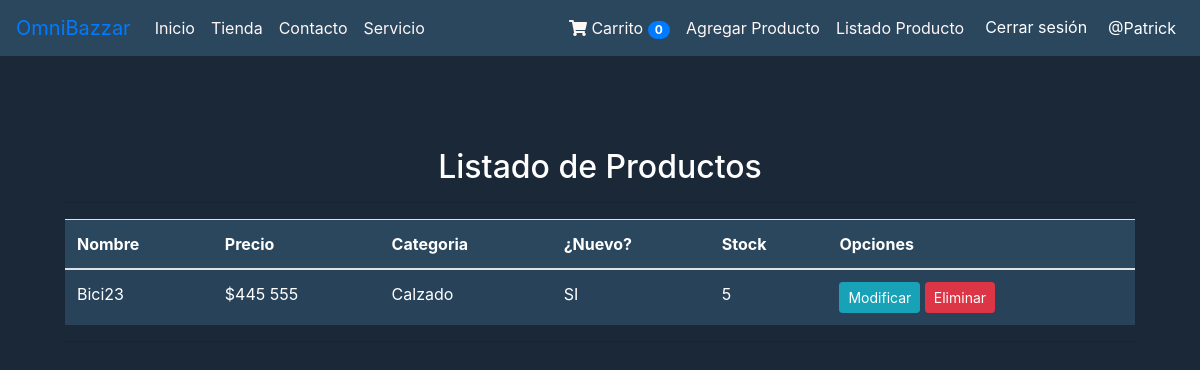
/listar-productos/ (signed in), run on an earlier commit of the app's database.
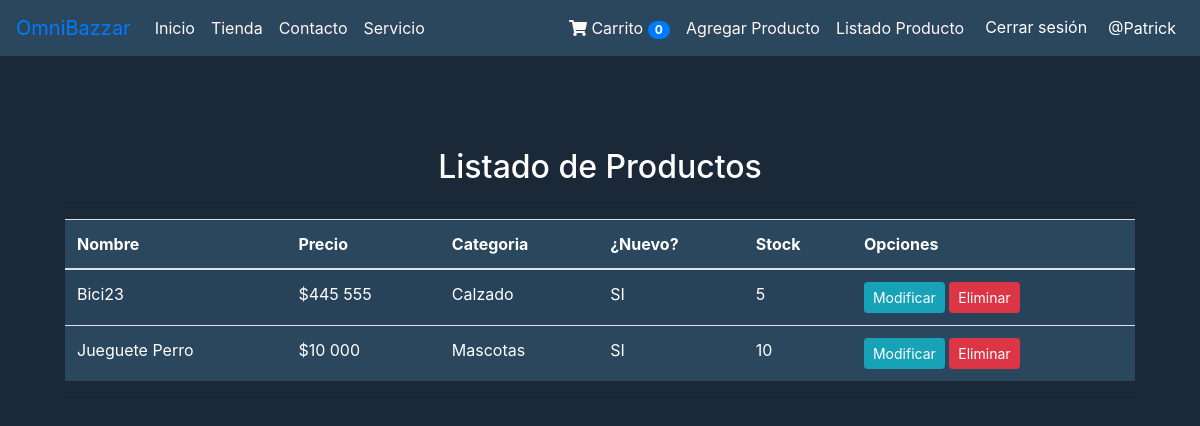
And on a later commit of the database.
### productos/models.py (models this page shows, shortened)
class Producto(models.Model):
    nombre = models.CharField(max_length=50)
    precio = models.IntegerField()
    descripcion = models.TextField()
    nuevo = models.BooleanField()
    categoria = models.ForeignKey(Categoria, on_delete=models.PROTECT, default=1)
    fecha_fabricacion = models.DateField()
    imagen = models.ImageField(upload_to="productos", null=True)
    stock = models.IntegerField(default=0, verbose_name='Stock')
    usuario = models.ForeignKey(User, on_delete=models.CASCADE, null=True, blank=True)

class Categoria(models.Model):
    nombre = models.CharField(max_length=50)
    def __str__(self):
        return self.nombre

### productos/views.py (the view)
# urls.py: path('listar-productos/', listar_productos, name='listar_productos'),
def listar_productos(request):
    if request.user.is_superuser:
        productos = Producto.objects.all()
    else:
        productos = Producto.objects.filter(usuario=request.user)
    page = request.GET.get('page', 1)
    try:
        paginator = Paginator(productos, 5)
        productos = paginator.page(page)
    except:
        raise Http404
    data = {
        'entity': productos,
        'paginator': paginator,
        'is_admin': request.user.is_superuser
    }
    return render(request, 'agregacion/listar.html', data)

### productos/templates/agregacion/listar.html (shortened to what this page needs)
{% extends "productos/base.html" %}
{% block content %}
{% load humanize %}
<center>
<div class="container mt-5">
    <div class="card-body">
        <h2 style="color: white;">Listado de Productos</h2>
        <hr>
        <div class="table-responsive">
            <table class="table table-striped table-hover table-responsive-sm mx-auto" style="max-width: 100%; background-color: #2a475e;">
                <thead>
                    <tr style="color: white;">
                        <th>Nombre</th>
                        <th>Precio</th>
                        <th>Categoria</th>
                        <th>¿Nuevo?</th>
                        <th>Stock</th>
                        <th>Opciones</th>
                    </tr>
                </thead>
                <tbody>
                    {% for p in entity %}
                    <tr style="color: white;">
                        <td>{{ p.nombre | title }}</td>
                        <td>${{ p.precio | intcomma }}</td>
                        <td>{{ p.categoria | title }}</td>
                        <td>
                            {% if p.nuevo %}
                            SI
                            {% else %}
                            NO
                            {% endif %}
                        </td>
                        <td>{{ p.stock }}</td>
                        <td>
                            {% if perms.productos.change_producto %}
                            <a href="{% url 'modificar_producto' p.id %}" class="btn btn-info btn-sm">Modificar</a>
                            {% endif %}
                            {% if perms.productos.delete_producto %}
                            <a href="#" onclick="eliminarProducto({{ p.id }})" class="btn btn-danger btn-sm">Eliminar</a>
                            {% endif %}
                        </td>
                    </tr>
                    {% endfor %}
                </tbody>
            </table>
            <hr>
        </div>
    </div>
</div>
</center>
{% endblock %}

What changed in the data, as far as the page shows it:
added Producto: nombre "Jueguete Perro", precio "10 000", categoria "Mascotas", nuevo "SI", stock "10"
